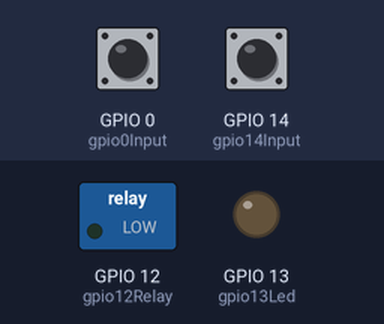
Simulated run of this sketch. Board: ESP8266 (NodeMCU). Shown: switched loads named in the sketch (green lamp = pin HIGH), output pins drawn as LEDs (lit = HIGH). The test bench sets the inputs (shaded band); at power-on: GPIO 14 (gpio14Input) HIGH, GPIO 0 (gpio0Input) HIGH. WiFi joins after 1.5 s; servers stay silent unless stated; what the sketch prints to the serial monitor is not drawn.

Above: at 2.7 s.
2.8 s: GPIO 14 (gpio14Input) pulled LOW for 0.15 s
At 3.7 s:
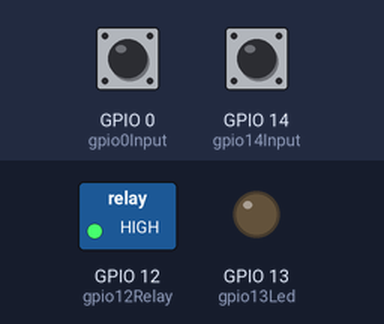
5.6 s: GPIO 14 (gpio14Input) pulled LOW for 1 s
At 7.71 s:
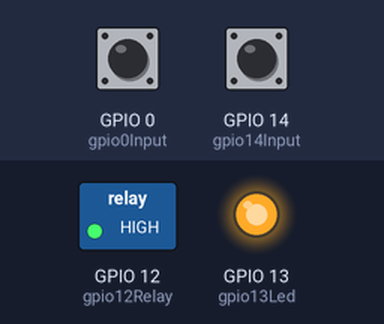
9.3 s: GPIO 14 (gpio14Input) pulled LOW for 3.2 s
At 11.3 s:
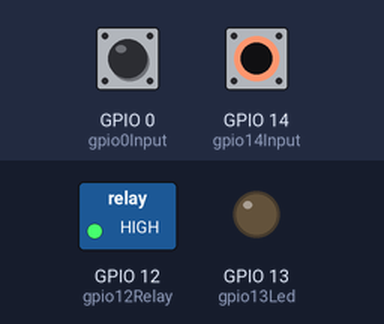
Timing chart, 0 to 14.0 s (numbered marks = the images above; inputs shaded):
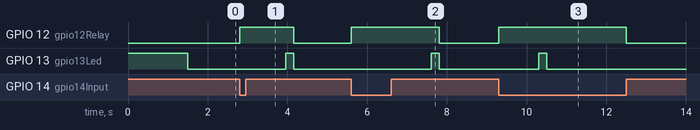

The sketch:

GarageLightsSonoff.ino
```cpp
/*********
Garage Lights Sonoff

Luke Jones - https://github.com/ozjonesy/Garage

Credit - Rui Santos Complete project details at http://randomnerdtutorials.com
*********/

#include <ESP8266WiFi.h>
#include <WiFiClient.h>
#include <ESP8266WebServer.h>
#include <ESP8266mDNS.h>
#include <WiFiUdp.h>
#include <ArduinoOTA.h>

MDNSResponder mdns;

// Replace with your network credentials
const char* ssid = "network";
const char* password = "password";
const char* boardName = "door";
const char* OTAPassword = "password";

ESP8266WebServer server(80);

int gpio13Led = 13;
int gpio12Relay = 12;
int gpio14Input = 14;
int gpio0Input = 0;
int switchState = HIGH;
WiFiClient client;

// List of other Sonoff's FQDN
const char* Front = "FrontLights.example.com";

void lightOn() { // Turns on the relay
  digitalWrite(gpio12Relay, HIGH);
  //HTTPGet(Front, "on");
}

void lightOnWeb() { //Calls turnOn and sends the web page for on status
  String onPage = "<!DOCTYPE html><html><head><style>body {background-color: #262730;}.button {display: inline-block; height: 300px;width: 300px; background-image: url('http://cdn.mysitemyway.com/etc-mysitemyway/icons/legacy-previews/icons/glossy-black-icons-symbols-shapes/018696-glossy-black-icon-symbols-shapes-power-button.png'); background-size: 300px 300px; cursor: pointer; background-color: #9b9b9b; border: none; border-radius: 50%; box-shadow: 0px 0px 100px #e8e09d; border: 3px solid #262626;} .button:active {box-shadow: 0px 0px 100px 5px #e8e09d; height: 290px;width: 290px;background-size: 290px 290px;}</style></head><body><div style=\"text-align:center;\"><p><a href=\"off\"><br><br><br><button class=\"button\"></button></a></p></div></body>";
  server.send(200, "text/html", onPage);
  lightOn();
}

void lightOff() { //Turns off the relay
  digitalWrite(gpio12Relay, LOW);
  //HTTPGet(Front,"off");
}

void lightOffWeb() { //Calls turnOff and sends the web page for off status
  String offPage = "<!DOCTYPE html><html><head><style>body {background-color: #262730;}.button {display: inline-block; height: 300px;width: 300px; background-image: url('http://cdn.mysitemyway.com/etc-mysitemyway/icons/legacy-previews/icons/glossy-black-icons-symbols-shapes/018696-glossy-black-icon-symbols-shapes-power-button.png'); background-size: 300px 300px; cursor: pointer; background-color: #9b9b9b; border: none; border-radius: 50%; box-shadow: 0px 0px 100px #000; border: 3px solid #262626;} .button:active {box-shadow: 0px 0px 100px 5px #000; height: 290px;width: 290px;background-size: 290px 290px;}</style></head><body><div style=\"text-align:center;\"><p><a href=\"on\"><br><br><br><button class=\"button\"></button></a></p></div></body>";
  server.send(200, "text/html", offPage);
  lightOff();
}

void statusWeb() { //Checks the relay status and sends the correct web page
  if (digitalRead(gpio12Relay) == HIGH) { //if relay is on
    String onPage = "<!DOCTYPE html><html><head><style>body {background-color: #262730;}.button {display: inline-block; height: 300px;width: 300px; background-image: url('http://cdn.mysitemyway.com/etc-mysitemyway/icons/legacy-previews/icons/glossy-black-icons-symbols-shapes/018696-glossy-black-icon-symbols-shapes-power-button.png'); background-size: 300px 300px; cursor: pointer; background-color: #9b9b9b; border: none; border-radius: 50%; box-shadow: 0px 0px 100px #e8e09d; border: 3px solid #262626;} .button:active {box-shadow: 0px 0px 100px 5px #e8e09d; height: 290px;width: 290px;background-size: 290px 290px;}</style></head><body><div style=\"text-align:center;\"><p><a href=\"off\"><br><br><br><button class=\"button\"></button></a></p></div></body>";
    server.send(200, "text/html", onPage);
  }
  else {
    String offPage = "<!DOCTYPE html><html><head><style>body {background-color: #262730;}.button {display: inline-block; height: 300px;width: 300px; background-image: url('http://cdn.mysitemyway.com/etc-mysitemyway/icons/legacy-previews/icons/glossy-black-icons-symbols-shapes/018696-glossy-black-icon-symbols-shapes-power-button.png'); background-size: 300px 300px; cursor: pointer; background-color: #9b9b9b; border: none; border-radius: 50%; box-shadow: 0px 0px 100px #000; border: 3px solid #262626;} .button:active {box-shadow: 0px 0px 100px 5px #000; height: 290px;width: 290px;background-size: 290px 290px;}</style></head><body><div style=\"text-align:center;\"><p><a href=\"on\"><br><br><br><button class=\"button\"></button></a></p></div></body>";
    server.send(200, "text/html", offPage);
  }
}

void HTTPGet(const char* site, char* action){
  client.connect(site, 80);
    client.print(String("GET /") + action + " HTTP/1.1\r\n" +
             "Host: " + site + "\r\n" +
             "Connection: close\r\n" +
             "\r\n"
            );
    client.flush();
    client.stop();
}

void flashLed(int numFlash) { //flashes the LED numFlash times and returns it to previous state
  for (int count = 0; count < numFlash; count++) {
    digitalWrite(gpio13Led, HIGH); //LED OFF
    delay(200);
    digitalWrite(gpio13Led, LOW); //LED ON
  }
}

void checkSwitch() {
    //Check GPIO14 for external switch
  int currentState = digitalRead(gpio14Input); //read external switch state
  if (switchState != currentState) { // compare this switch state to the last read state, if not the same then do stuff
    if (currentState == HIGH){ // state is HIGH when not grounded ie. external switch off
      lightOff();
      switchState = currentState;
    }
    else {
      lightOn();
      switchState = currentState;
      int count = 0; //counter for number of loops
      int flips = 1; //number of times the switch has been flipped
      bool keepLooping = true;
      int loopState = LOW;
      while (keepLooping) { //Reset loop
        int loopCurrentState = digitalRead(gpio14Input);
        if (flips >= 6){
          flashLed(2);
          lightOff();
          ESP.restart();
        }
        else if (count > 200) {
           keepLooping = false;
           digitalWrite(gpio13Led, HIGH); //LED OFF
           delay(200);
           digitalWrite(gpio13Led, LOW); //LED ON
        }
        else if (loopState != loopCurrentState) {
          flips ++;
          count = 0;
          loopState = loopCurrentState;
        }
        count++;
        delay(5);
      }
    }
  }
}

void checkButton() {
    // Check GPIO0 for internal switch
  int counter = 1;
  if (digitalRead(gpio0Input) == LOW) {
    if (digitalRead(gpio12Relay) == HIGH) {
      lightOff();
    }
    else {
      lightOn();
    }

    while (digitalRead(gpio0Input) == LOW) {
      delay(100);
      counter ++;
    }
  }
  if (counter >= 50) {
    flashLed(4);
    ESP.restart();
  }
}

void setup(void){
  // preparing GPIOs
  pinMode(gpio13Led, OUTPUT);
  digitalWrite(gpio13Led, HIGH);

  pinMode(gpio12Relay, OUTPUT);
  digitalWrite(gpio12Relay, LOW);
  pinMode(gpio14Input, INPUT_PULLUP);
  pinMode(gpio0Input, INPUT_PULLUP);

  Serial.begin(115200);
  Serial.println("start setup");
  WiFi.mode(WIFI_STA);
  WiFi.begin(ssid, password);

  // Wait for connection
  while (WiFi.waitForConnectResult() != WL_CONNECTED) {
    Serial.println("Connection Failed! Rebooting...");
    delay(5000);
    ESP.restart();
  }
  WiFi.hostname(boardName);
  if (WiFi.status() == WL_CONNECTED) {
    digitalWrite(gpio13Led, LOW);
  }
  Serial.println("");
  Serial.print("Connected to ");
  Serial.println(ssid);
  Serial.print("IP address: ");
  Serial.println(WiFi.localIP());

  //OTA
  ArduinoOTA.setHostname(boardName);
  ArduinoOTA.setPassword(OTAPassword);
  ArduinoOTA.onStart([]() {
    Serial.println("Start");
  });
  ArduinoOTA.onEnd([]() {
    Serial.println("\nEnd");
  });
  ArduinoOTA.onProgress([](unsigned int progress, unsigned int total) {
    Serial.printf("Progress: %u%%\r", (progress / (total / 100)));
  });
  ArduinoOTA.onError([](ota_error_t error) {
    Serial.printf("Error[%u]: ", error);
    if (error == OTA_AUTH_ERROR) Serial.println("Auth Failed");
    else if (error == OTA_BEGIN_ERROR) Serial.println("Begin Failed");
    else if (error == OTA_CONNECT_ERROR) Serial.println("Connect Failed");
    else if (error == OTA_RECEIVE_ERROR) Serial.println("Receive Failed");
    else if (error == OTA_END_ERROR) Serial.println("End Failed");
  });
  ArduinoOTA.begin();

  if (mdns.begin(boardName, WiFi.localIP())) {
    Serial.println("MDNS responder started");
  }

  Serial.println("Ready");

  server.on("/", statusWeb);

  server.on("/on", lightOnWeb);

  server.on("/off", lightOffWeb);

  server.begin();
  Serial.println("HTTP server started");
}

void loop(void){
  ArduinoOTA.handle();

  server.handleClient(); //do web server stuff

  checkSwitch();

  checkButton();
}
```

Measured:
- after the input at 2.8 s, GPIO 12 (gpio12Relay): LOW → HIGH at once, → LOW 1.4 s later; GPIO 13 (gpio13Led): LOW → HIGH after 1.2 s, → LOW 0.20 s later
- after the input at 5.6 s, GPIO 12 (gpio12Relay): LOW → HIGH at once, → LOW 2.2 s later; GPIO 13 (gpio13Led): LOW → HIGH after 2.0 s, → LOW 0.20 s later
- after the input at 9.3 s, GPIO 12 (gpio12Relay): LOW → HIGH at once, → LOW 3.2 s later; GPIO 13 (gpio13Led): LOW → HIGH after 1.0 s, → LOW 0.20 s later
